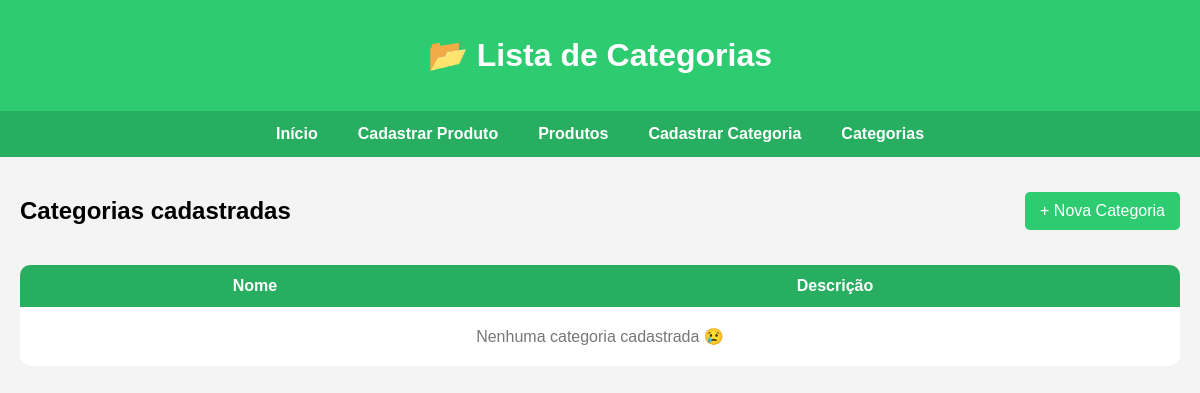
The app's page /listar_categorias, older data.
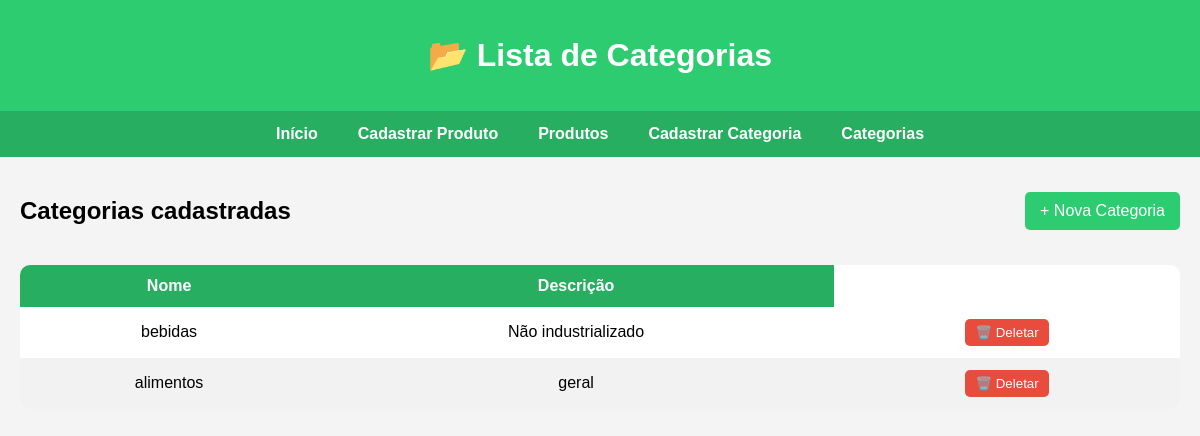
The same page, newer data.
### models.py (models this page shows, shortened)
class Categoria(Base):
    __tablename__ = "categorias"
    id = Column(Integer, primary_key=True, autoincrement=True)
    nome = Column(String(100))
    descricao = Column(String(150), nullable=True)
    produtos = relationship("Produto", back_populates="categoria")

### main.py (the view)
@app.get("/listar_categorias")
def listar_categorias(
    request: Request,
    db: Session = Depends(get_db)
):
    categorias = db.query(Categoria).all()
    return templates.TemplateResponse(
        request,
        "categorias.html",
        {"request": request, "categorias": categorias}
    )

### templates/categorias.html (shortened to what this page needs)
<!DOCTYPE html>
<html lang="pt-br">
<head>
</head>
<body>
<header>
    <h1>📂 Lista de Categorias</h1>
</header>
<nav>
    <a href="/">Início</a>
    <a href="/produtos/cadastro">Cadastrar Produto</a>
    <a href="/listar_produtos">Produtos</a>
    <a href="/categorias/cadastro">Cadastrar Categoria</a>
    <a href="/listar_categorias">Categorias</a>
</nav>
<div class="container">
    <div class="topo">
        <h2>Categorias cadastradas</h2>
        <a href="/categorias/cadastro" class="btn">+ Nova Categoria</a>
    </div>
    <table>
        <thead>
            <tr>
                <th>Nome</th>
                <th>Descrição</th>
            </tr>
        </thead>
        <tbody>
            {% if categorias %}
                {% for categoria in categorias %}
                <tr>
                    <td>{{ categoria.nome }}</td>
                    <td>{{ categoria.descricao }}</td>
                    <td>
                        <form action="/categorias/{{ categoria.id }}/deletar" method="post"
                              onsubmit="return confirm('Deseja deletar esta categoria?');">
                            <button type="submit" class="btn-deletar">
                                🗑️ Deletar
                            </button>
                        </form>
                    </td>
                </tr>
                {% endfor %}
            {% else %}
                <tr>
                    <td colspan="3" class="vazio">
                        Nenhuma categoria cadastrada 😢
                    </td>
                </tr>
            {% endif %}
        </tbody>
    </table>
</div>
</body>
</html>

Row changes from the older to the newer data that the page shows:
added Categoria: nome "bebidas", descricao "Não industrializado"
added Categoria: nome "alimentos", descricao "geral"
Text that changed along with them:
text no longer shown: "Nenhuma categoria cadastrada 😢"
